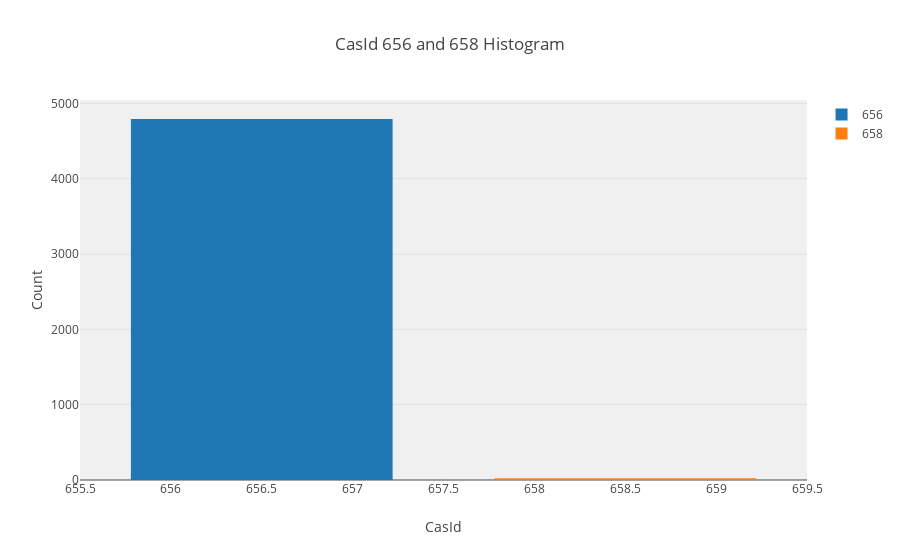

The notebook cell saved with this chart:
### Code cell
# Let's plot a histogram of 656 and 658 CASID
hist_1 = go.Histogram(
    x = between_640_659[CASID_COLUMN][between_640_659[CASID_COLUMN] == 656].values,
    name = '656',
)
hist_2 = go.Histogram(
    x = between_640_659[CASID_COLUMN][between_640_659[CASID_COLUMN] == 658].values,
    name = '658',
)

layout = go.Layout(
    title='CasId 656 and 658 Histogram',
    xaxis=dict(
        title='CasId'
    ),
    yaxis=dict(
        title='Count'
    ),
    bargap=0.2,
    bargroupgap=0.1,
    plot_bgcolor='rgba(240,240,240, 0.95)'
)

fig = go.Figure(data=[hist_1, hist_2], layout=layout)
offline.iplot(fig)
pio.write_image(fig, get_path('histogram-casid-656-658'))
Image(get_path('histogram-casid-656-658'))

### Figure 1 — Plotly figure (JSON) as saved in the notebook; plotly's stock layout.template omitted (floating-point values rounded to 4 significant figures; data arrays with more than 128 entries replaced by an {"elided": "..."} marker saying what was removed)
{"data": [{"name": "656", "type": "histogram", "uid": "51cce97d-453b-47ef-a337-41030b88cce2", "x": {"elided": "4794 int values"}}, {"name": "658", "type": "histogram", "uid": "df11d919-158d-4848-a656-e63ba8963bc7", "x": [658, 658, 658, 658, 658, 658, 658, 658, 658, 658, 658, 658, 658, 658, 658, 658, 658, 658, 658, 658, 658, 658]}], "layout": {"bargap": 0.2, "bargroupgap": 0.1, "plot_bgcolor": "rgba(240,240,240, 0.95)", "title": {"text": "CasId 656 and 658 Histogram"}, "xaxis": {"title": {"text": "CasId"}}, "yaxis": {"title": {"text": "Count"}}}}
